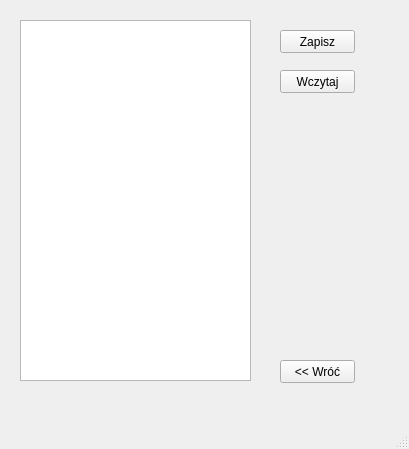
<?xml version="1.0" encoding="UTF-8"?>
<ui version="4.0">
 <class>Baza</class>
 <widget class="QMainWindow" name="Baza">
  <property name="geometry">
   <rect>
    <x>0</x>
    <y>0</y>
    <width>409</width>
    <height>449</height>
   </rect>
  </property>
  <property name="windowTitle">
   <string>MainWindow</string>
  </property>
  <widget class="QWidget" name="centralwidget">
   <widget class="QTextEdit" name="poleTekstowe">
    <property name="geometry">
     <rect>
      <x>20</x>
      <y>20</y>
      <width>231</width>
      <height>361</height>
     </rect>
    </property>
   </widget>
   <widget class="QPushButton" name="zapisz">
    <property name="geometry">
     <rect>
      <x>280</x>
      <y>30</y>
      <width>75</width>
      <height>23</height>
     </rect>
    </property>
    <property name="text">
     <string>Zapisz</string>
    </property>
   </widget>
   <widget class="QPushButton" name="wczytaj">
    <property name="geometry">
     <rect>
      <x>280</x>
      <y>70</y>
      <width>75</width>
      <height>23</height>
     </rect>
    </property>
    <property name="text">
     <string>Wczytaj</string>
    </property>
   </widget>
   <widget class="QPushButton" name="back">
    <property name="geometry">
     <rect>
      <x>280</x>
      <y>360</y>
      <width>75</width>
      <height>23</height>
     </rect>
    </property>
    <property name="text">
     <string>&lt;&lt; Wróć</string>
    </property>
   </widget>
  </widget>
  <widget class="QMenuBar" name="menubar">
   <property name="geometry">
    <rect>
     <x>0</x>
     <y>0</y>
     <width>409</width>
     <height>21</height>
    </rect>
   </property>
  </widget>
  <widget class="QStatusBar" name="statusbar"/>
 </widget>
 <resources/>
 <connections/>
</ui>
